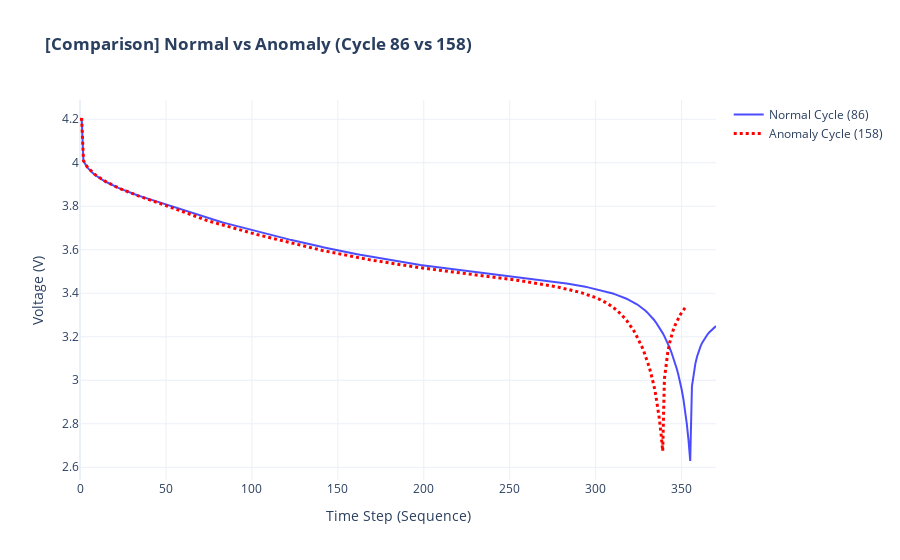

Notebook code for this chart:
### Code cell
import plotly.graph_objects as go

# 158번 사이클(이상치 폭발) vs 86번 사이클(정상) 비교
# 1. 비교 대상 자동 선택
# (1) 이상치 사이클: 사용자가 지정한 134번
bad_cycle_idx = 158

# (2) 정상 사이클: 데이터 개수가 가장 많은(끊김 없는) 정상 사이클 하나를 자동 선택
# 정상 데이터(Label 0) 중에서 사이클별 데이터 개수를 센다
normal_counts = df[df['lof_anomaly'] == 0]['cycle_idx'].value_counts()
# 가장 데이터가 풍부한 사이클 번호를 가져옵니다.
normal_cycle_idx = normal_counts.index[0]

print(f"=== 비교 대상 선정 ===")
print(f"이상치 사이클: {bad_cycle_idx}번")
print(f"정상 사이클 (자동선택): {normal_cycle_idx}번")

# 2. 데이터 추출
cycle_bad = df[df['cycle_idx'] == bad_cycle_idx]
cycle_normal = df[df['cycle_idx'] == normal_cycle_idx]

# 데이터 개수 확인 (혹시 0개인지 체크)
print(f" - 이상치 데이터 개수: {len(cycle_bad)}개")
print(f" - 정상 데이터 개수: {len(cycle_normal)}개")

# 3. 그래프 그리기
if len(cycle_normal) > 0 and len(cycle_bad) > 0:
    fig_compare = go.Figure()

    # 정상 사이클 (파란색 실선)
    fig_compare.add_trace(go.Scatter(
        x=np.arange(len(cycle_normal)),
        y=cycle_normal['Voltage_measured'],
        mode='lines',
        name=f'Normal Cycle ({normal_cycle_idx})',
        line=dict(color='blue', width=2),
        opacity=0.7
    ))

    # 이상치 사이클 (빨간색 점선)
    fig_compare.add_trace(go.Scatter(
        x=np.arange(len(cycle_bad)),
        y=cycle_bad['Voltage_measured'],
        mode='lines',
        name=f'Anomaly Cycle ({bad_cycle_idx})',
        line=dict(color='red', width=3, dash='dot') # 두께를 키움
    ))

    fig_compare.update_layout(
        title=f'<b>[Comparison] Normal vs Anomaly (Cycle {normal_cycle_idx} vs {bad_cycle_idx})</b>',
        xaxis_title='Time Step (Sequence)',
        yaxis_title='Voltage (V)',
        template='plotly_white',
        hovermode="x unified"
    )

    fig_compare.show()
else:
    print("오류: 선택된 사이클에 데이터가 없습니다.")

### Figure 1 — Plotly figure (JSON) as saved in the notebook; plotly's stock layout.template omitted (floating-point values rounded to 4 significant figures; data arrays with more than 128 entries replaced by an {"elided": "..."} marker saying what was removed)
{"data": [{"line": {"color": "blue", "width": 2}, "mode": "lines", "name": "Normal Cycle (86)", "opacity": 0.7, "type": "scatter", "x": {"elided": "371 int values"}, "y": {"elided": "371 float values"}}, {"line": {"color": "red", "dash": "dot", "width": 3}, "mode": "lines", "name": "Anomaly Cycle (158)", "type": "scatter", "x": {"elided": "353 int values"}, "y": {"elided": "353 float values"}}], "layout": {"hovermode": "x unified", "title": {"text": "<b>[Comparison] Normal vs Anomaly (Cycle 86 vs 158)</b>"}, "xaxis": {"title": {"text": "Time Step (Sequence)"}}, "yaxis": {"title": {"text": "Voltage (V)"}}}}
